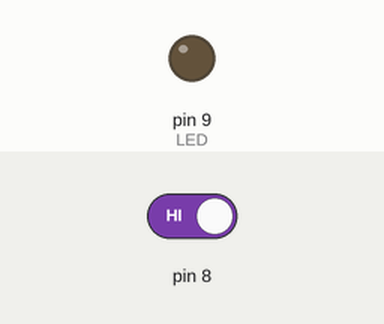
The sketch below on a simulated Arduino Uno, built with avr-gcc and run on an emulated ATmega328P. Parts: output pins drawn as LEDs (lit = HIGH). Inputs (shaded band) come from the test bench; at power-on: pin 8 HIGH.

Above: at 1.2 s.
1.3 s: pin 8 driven LOW
At 1.6 s:
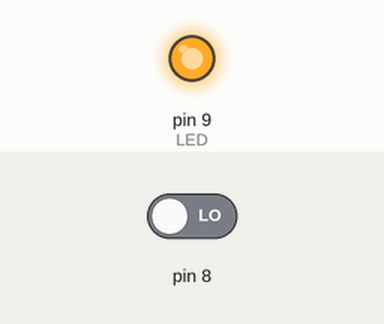
2.8 s: pin 8 driven HIGH
At 4.0 s:
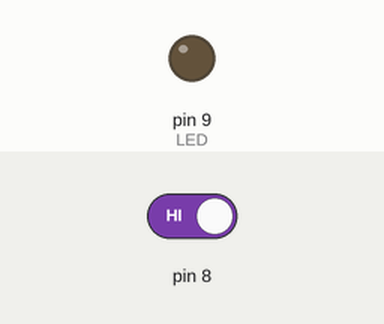
Timing chart, 0 to 5.8 s (numbered marks = the images above; inputs shaded):
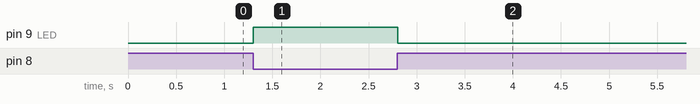

Measured:
- after the input at 1.3 s, pin 9 (LED): LOW → HIGH at once
- after the input at 2.8 s, pin 9 (LED): HIGH → LOW at once

The sketch:

blinki.ino
```cpp
//LED soll blinken
//Hallo Welt
const int LED = 9;
int val = 0;

void setup() {
  pinMode(LED, OUTPUT);
}

void loop() {
  val = digitalRead(8);
  if(val == LOW){
    digitalWrite(LED, HIGH);
  } else {
    digitalWrite(LED, LOW);
  }
  delay(10);
}
```
